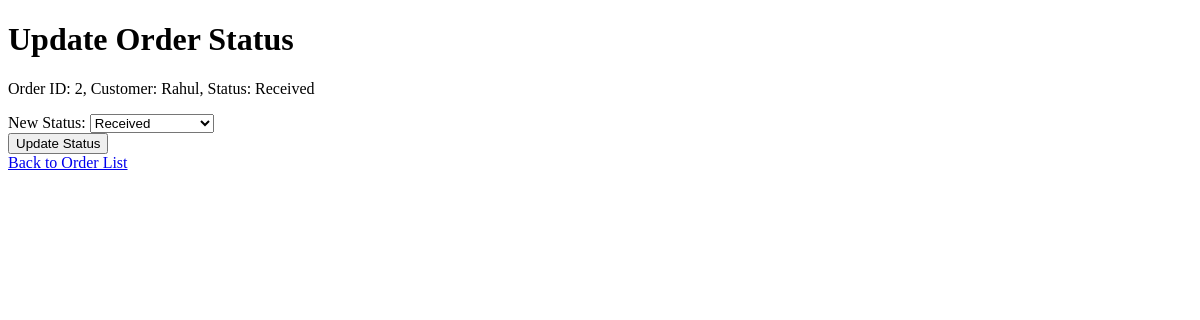
Page /update_order_status/2/ on the earlier database version.
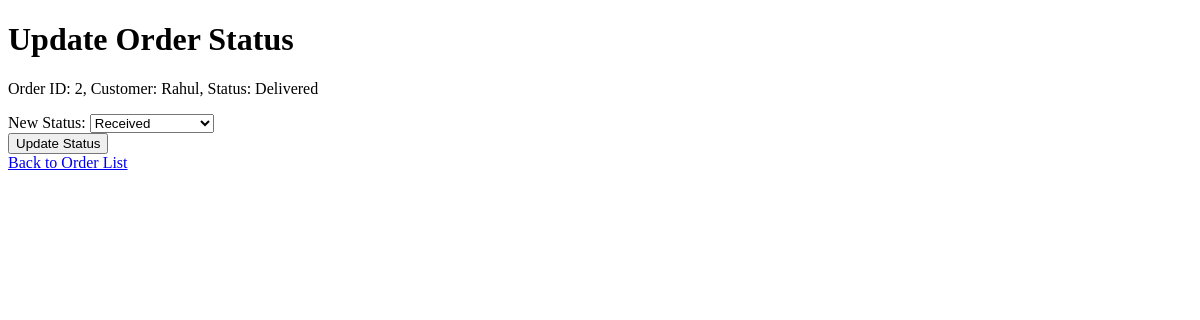
Same page on the later database version.
### menu/models.py (models this page shows)
class Order(models.Model):
    STATUS_CHOICES = [
        ('received', 'Received'),
        ('preparing', 'Preparing'),
        ('ready', 'Ready for Pickup'),
        ('delivered', 'Delivered')
    ]
    customer_name = models.CharField(max_length=100)
    order_status = models.CharField(max_length=20, choices=STATUS_CHOICES, default='received')
    dishes = models.ManyToManyField(Dish)
    def __str__(self):
        return f"Order ID: {self.pk}, Customer: {self.customer_name}, Status: {self.get_order_status_display()}"

### menu/views.py (the view, shortened to what this page needs)
# urls.py: path('update_order_status/<int:order_id>/', views.update_order_status, name='update_order_status'),
def update_order_status(request, order_id):
    order = get_object_or_404(Order, pk=order_id)
    return render(request, 'menu/update_order_status.html', {'order': order})

### menu/templates/menu/update_order_status.html (shortened to what this page needs)
<!DOCTYPE html>
<html>
<head>
</head>
<body>
    <h1>Update Order Status</h1>
    <form method="post">
        <p>{{ order }}</p>
        <label for="new_status">New Status:</label>
        <select name="new_status">
            {% for status in order.STATUS_CHOICES %}
                <option value="{{ status.0 }}">{{ status.1 }}</option>
            {% endfor %}
        </select><br>
        <input type="submit" value="Update Status">
    </form>
    <a href="{% url 'order_list' %}">Back to Order List</a>
</body>
</html>

Differences in the rows shown:
changed Order "Received": id+customer_name+order_status "Order ID: 2, Customer: Rahul, Status: Received" → "Order ID: 2, Customer: Rahul, Status: Delivered"
